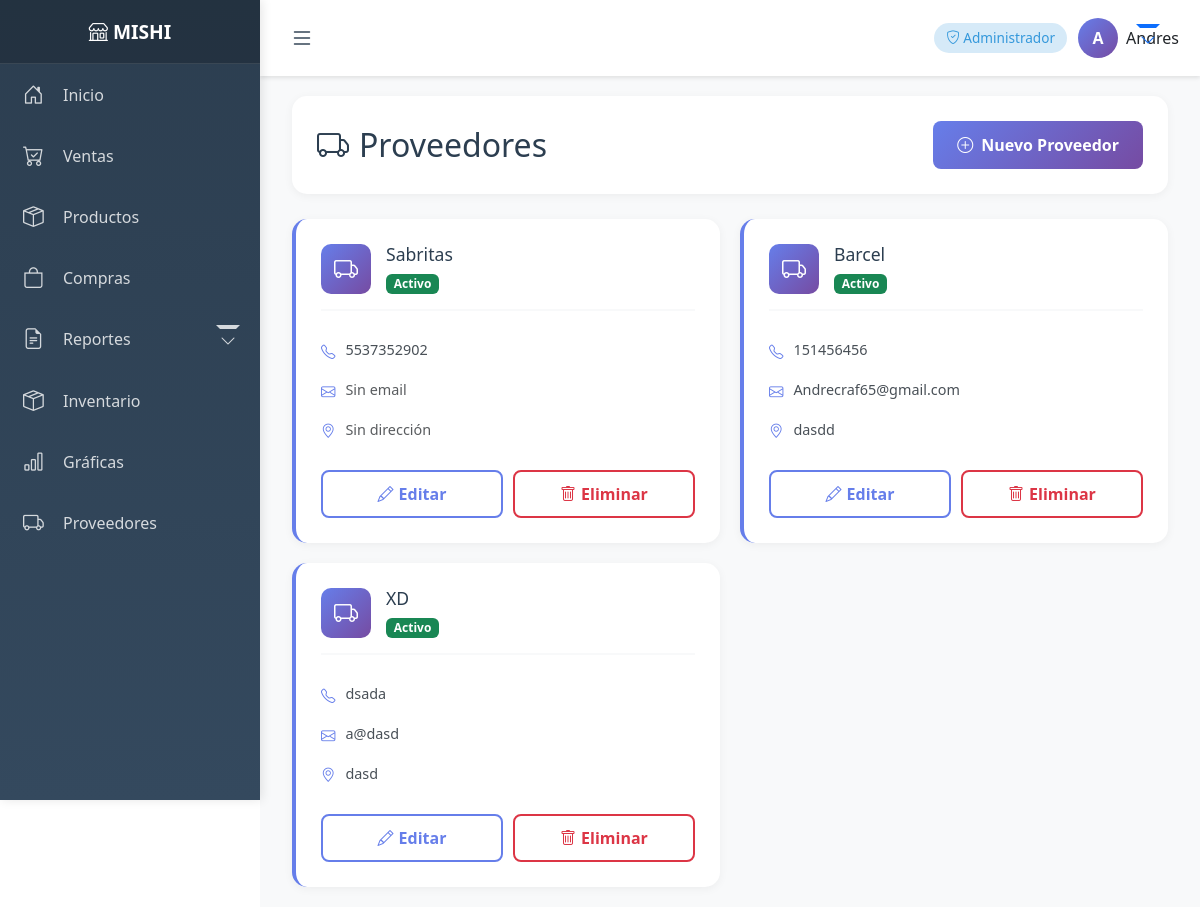
Page /proveedores/ (signed in) on the committed database.
### proveedores/models.py (models this page shows, shortened)
class Proveedor(models.Model):
    negocio = models.ForeignKey(
        Negocio,
        on_delete=models.CASCADE,
        related_name="proveedores"
    )
    nombre = models.CharField(max_length=150)
    telefono = models.CharField(max_length=20, blank=True, null=True)
    email = models.EmailField(blank=True, null=True)
    direccion = models.TextField(blank=True, null=True)
    creado_en = models.DateTimeField(auto_now_add=True)

### proveedores/views.py (the view)
# urls.py: path("", views.lista_proveedores, name="lista_proveedores"),
@login_required
def lista_proveedores(request):
    negocio = get_negocio_activo(request)
    proveedores = Proveedor.objects.filter(negocio=negocio)
    return render(request, "proveedores/lista_proveedores.html", {
        "proveedores": proveedores
    })

### negocios/utils.py (called while the page is built)
def get_negocio_activo(request):
    negocio_id = request.session.get("negocio_id")
    if negocio_id:
        try:
            return Negocio.objects.filter(id=negocio_id).first()
        except Negocio.DoesNotExist:
            return None
    return None

### usuarios/context_processors.py (called while the page is built)
def rol_usuario_context(request):
    rol = None
    if request.user.is_authenticated:
        negocio_id = request.session.get("negocio_id")
        if negocio_id:
            relacion = UsuarioNegocio.objects.filter(
                usuario=request.user,
                negocio_id=negocio_id
            ).first()
            if relacion:
                rol = relacion.rol
    return {
        'rol_usuario': rol
    }

### proveedores/templates/proveedores/lista_proveedores.html (shortened to what this page needs)
{% extends "base.html" %}
{% block content %}
<div class="container-fluid">
    <div class="page-header">
        <h2>
            <i class="bi bi-truck"></i>
            Proveedores
        </h2>
        <a href="{% url 'crear_proveedor' %}" class="btn-add">
            <i class="bi bi-plus-circle"></i>
            Nuevo Proveedor
        </a>
    </div>
    {% if proveedores %}
    <div class="proveedores-grid">
        {% for proveedor in proveedores %}
        <div class="proveedor-card">
            <div class="proveedor-header">
                <div class="proveedor-icon">
                    <i class="bi bi-truck"></i>
                </div>
                <div class="proveedor-info">
                    <h4>{{ proveedor.nombre }}</h4>
                    <span class="badge bg-success">Activo</span>
                </div>
            </div>
            <div class="proveedor-details">
                <div class="detail-item">
                    <i class="bi bi-telephone"></i>
                {% if proveedor.telefono %}
                    <span class="text">{{ proveedor.telefono }}</span>
                </div>
                {%else%}
                    <span class="text text-muted">Sin teléfono</span>
                </div>
                {% endif %}
                <div class="detail-item">
                    <i class="bi bi-envelope"></i>
                {% if proveedor.email %}
                    <span class="text">{{ proveedor.email }}</span>
                </div>
                {% else %}
                    <span class="text text-muted">Sin email</span>
                </div>
                {% endif %}
                <div class="detail-item">
                    <i class="bi bi-geo-alt"></i>
                {% if proveedor.direccion %}
                    <span class="text">{{ proveedor.direccion }}</span>
                </div>
                {% else %}
                    <span class="text text-muted">Sin dirección</span>
                </div>
                {% endif %}
            </div>
            <div class="proveedor-actions">
                <a href="{% url 'editar_proveedor' proveedor.id %}" class="btn-edit">
                    <i class="bi bi-pencil"></i>
                    Editar
                </a>
                <button
                    type="button"
                    class="btn-delete"
                    data-bs-toggle="modal"
                    data-bs-target="#deleteModal{{ proveedor.id }}"
                >
                    <i class="bi bi-trash"></i>
                    Eliminar
                </button>
            </div>
        </div>
        {% endfor %}
    </div>
    {% endif %}
</div>
{% endblock %}

### templates/base.html (shortened to what this page needs)
<!DOCTYPE html>
<html lang="es">
<head>
    <link href="https://cdn.jsdelivr.net/npm/bootstrap@5.3.0/dist/css/bootstrap.min.css" rel="stylesheet">
    <link rel="stylesheet" href="https://cdn.jsdelivr.net/npm/bootstrap-icons@1.11.0/font/bootstrap-icons.css">
</head>
<body>
    <nav class="sidebar" id="sidebar">
        <div class="sidebar-header">
            <h4><i class="bi bi-shop"></i> <span class="menu-text">MISHI</span></h4>
        </div>
        <ul class="sidebar-menu">
            <li>
                <a href="/">
                    <i class="bi bi-house-door"></i>
                    <span class="menu-text">Inicio</span>
                </a>
            </li>
            <li>
                <a href="{% url 'nueva_venta' %}">
                    <i class="bi bi-cart-check"></i>
                    <span class="menu-text">Ventas</span>
                </a>
            </li>
            {% if rol_usuario == 'ADMIN' or rol_usuario == 'ALMACEN_ADMIN' %}
            <li>
                <a href="{% url 'lista_productos' %}">
                    <i class="bi bi-box-seam"></i>
                    <span class="menu-text">Productos</span>
                </a>
            </li>
            {% endif %}
            {% if rol_usuario == 'ADMIN' or rol_usuario == 'ALMACEN_ADMIN' %}
            <li>
                <a href="{% url 'lista_compras' %}">
                    <i class="bi bi-bag"></i>
                    <span class="menu-text">Compras</span>
                </a>
            </li>
            {% endif %}
            {% if rol_usuario == 'ADMIN' or rol_usuario == 'ALMACEN_ADMIN' %}
            <li>
                <a href="#" class="dropdown-toggle" onclick="toggleSubmenu(event, 'submenu-reportes')">
                    <i class="bi bi-file-earmark-text"></i>
                    <span class="menu-text">Reportes</span>
                </a>
            </li>
            {% endif %}
            {% if rol_usuario == 'ADMIN' or rol_usuario == 'ALMACEN_ADMIN' %}
            <li>
                <a href="{% url 'inventario' %}">
                <i class="bi bi-box-seam"></i>
                    <span class="menu-text">Inventario</span>
                </a>
            </li>
            {% endif %}
            {% if rol_usuario == 'ADMIN' or rol_usuario == 'ALMACEN_ADMIN' %}
            <li>
                <a href="{% url 'graficas' %}">
                    <i class="bi bi-bar-chart"></i>
                    <span class="menu-text">Gráficas</span>
                </a>
            </li>
            {% endif %}
            {% if rol_usuario == 'ADMIN' or rol_usuario == 'ALMACEN_ADMIN' %}
            <li>
                <a href="{% url 'lista_proveedores' %}">
                    <i class="bi bi-truck"></i>
                    <span class="menu-text">Proveedores</span>
                </a>
            </li>
            {% endif %}
    </nav>
    <div class="main-content">
        <div class="top-navbar">
            <button class="toggle-btn" onclick="toggleSidebar()">
                <i class="bi bi-list"></i>
            </button>
            <div class="user-info">
                {% if user.is_authenticated %}
                    <span class="role-badge">
                        {% if rol_usuario == 'ADMIN' %}
                            <i class="bi bi-shield-check"></i> Administrador
                        {% elif rol_usuario == 'VENDEDOR' %}
                            <i class="bi bi-person-badge"></i> Vendedor
                        {% elif rol_usuario == 'ALMACEN' %}
                            <i class="bi bi-boxes"></i> Almacén
                        {% elif rol_usuario == 'ALMACEN_ADMIN' %}
                            <i class="bi bi-shield-fill-check"></i> Almacén Admin
                        {% endif %}
                    </span>
                    <div class="dropdown">
                        <button class="btn btn-link text-decoration-none dropdown-toggle d-flex align-items-center p-0" type="button" data-bs-toggle="dropdown">
                            <div class="user-avatar">
                                {{ user.username|slice:":1"|upper }}
                            </div>
                            <span class="ms-2 text-dark">{{ user.username }}</span>
                        </button>
                    </div>
                {% else %}
                    <a href="/login/" class="btn btn-primary btn-sm">
                        <i class="bi bi-box-arrow-in-right"></i> <span class="d-none d-sm-inline">Iniciar Sesión</span>
                    </a>
                {% endif %}
            </div>
        </div>
        <div class="content-wrapper">
            {% block content %}{% endblock %}
        </div>
    </div>
</body>
</html>

### templates/base.html (style rules this page uses)
.btn-add { padding: 12px 24px; background: linear-gradient(135deg, #667eea 0%, #764ba2 100%); color: white; border: none; border-radius: 8px; font-weight: 600; cursor: pointer; transition: all 0.3s; text-decoration: none; display: flex; align-items: center; gap: 8px; }
:root { --sidebar-width: 260px; --sidebar-collapsed-width: 70px; }
* { margin: 0; padding: 0; box-sizing: border-box; }
body { font-family: 'Segoe UI', Tahoma, Geneva, Verdana, sans-serif; overflow-x: hidden; }
.sidebar { position: fixed; top: 0; left: 0; height: 100vh; width: var(--sidebar-width); background: linear-gradient(180deg, #2c3e50 0%, #34495e 100%); color: white; transition: all 0.3s ease; overflow-y: auto; overflow-x: hidden; z-index: 1000; box-shadow: 2px 0 10px rgba(0,0,0,0.1); }
.sidebar-header { padding: 20px; text-align: center; border-bottom: 1px solid rgba(255,255,255,0.1); background: rgba(0,0,0,0.2); }
.sidebar-header h4 { margin: 0; font-size: 1.2rem; font-weight: 600; }
.sidebar-menu { list-style: none; padding: 0; margin: 0; }
.sidebar-menu li { position: relative; }
.sidebar-menu a { display: flex; align-items: center; padding: 15px 20px; color: rgba(255,255,255,0.8); text-decoration: none; transition: all 0.3s; border-left: 3px solid transparent; }
.sidebar-menu a i { font-size: 1.3rem; min-width: 30px; }
.sidebar-menu a .menu-text { margin-left: 10px; white-space: nowrap; }
.dropdown-toggle::after { content: '\f282'; font-family: 'bootstrap-icons'; position: absolute; right: 20px; transition: transform 0.3s; }
.main-content { margin-left: var(--sidebar-width); transition: margin-left 0.3s ease; min-height: 100vh; background: #f8f9fa; }
.top-navbar { background: white; padding: 15px 20px; box-shadow: 0 2px 4px rgba(0,0,0,0.1); display: flex; justify-content: space-between; align-items: center; position: sticky; top: 0; z-index: 100; }
.toggle-btn { background: none; border: none; font-size: 1.5rem; color: #2c3e50; cursor: pointer; padding: 5px 10px; }
.user-info { display: flex; align-items: center; gap: 10px; }
.user-avatar { width: 40px; height: 40px; border-radius: 50%; background: linear-gradient(135deg, #667eea 0%, #764ba2 100%); display: flex; align-items: center; justify-content: center; color: white; font-weight: bold; flex-shrink: 0; }
.content-wrapper { padding: 20px; }
.role-badge { background: rgba(52, 152, 219, 0.2); color: #3498db; padding: 5px 12px; border-radius: 20px; font-size: 0.85rem; font-weight: 500; white-space: nowrap; }
.page-header { background: white; border-radius: 15px; padding: 25px; margin-bottom: 25px; box-shadow: 0 2px 10px rgba(0,0,0,0.05); display: flex; justify-content: space-between; align-items: center; flex-wrap: wrap; gap: 15px; }
.page-header h2 { color: #2c3e50; margin: 0; display: flex; align-items: center; gap: 10px; }

### rows in the picture
Proveedor: nombre "Sabritas", telefono "5537352902", email "Sin email", direccion "Sin dirección"
Proveedor: nombre "Barcel", telefono "151456456", email "Andrecraf65@gmail.com", direccion "dasdd"
Proveedor: nombre "XD", telefono "dsada", email "a@dasd", direccion "dasd"

### other values in the picture
{{ user.username|slice:":1"|upper }} "A"
{{ user.username }} "Andres"
